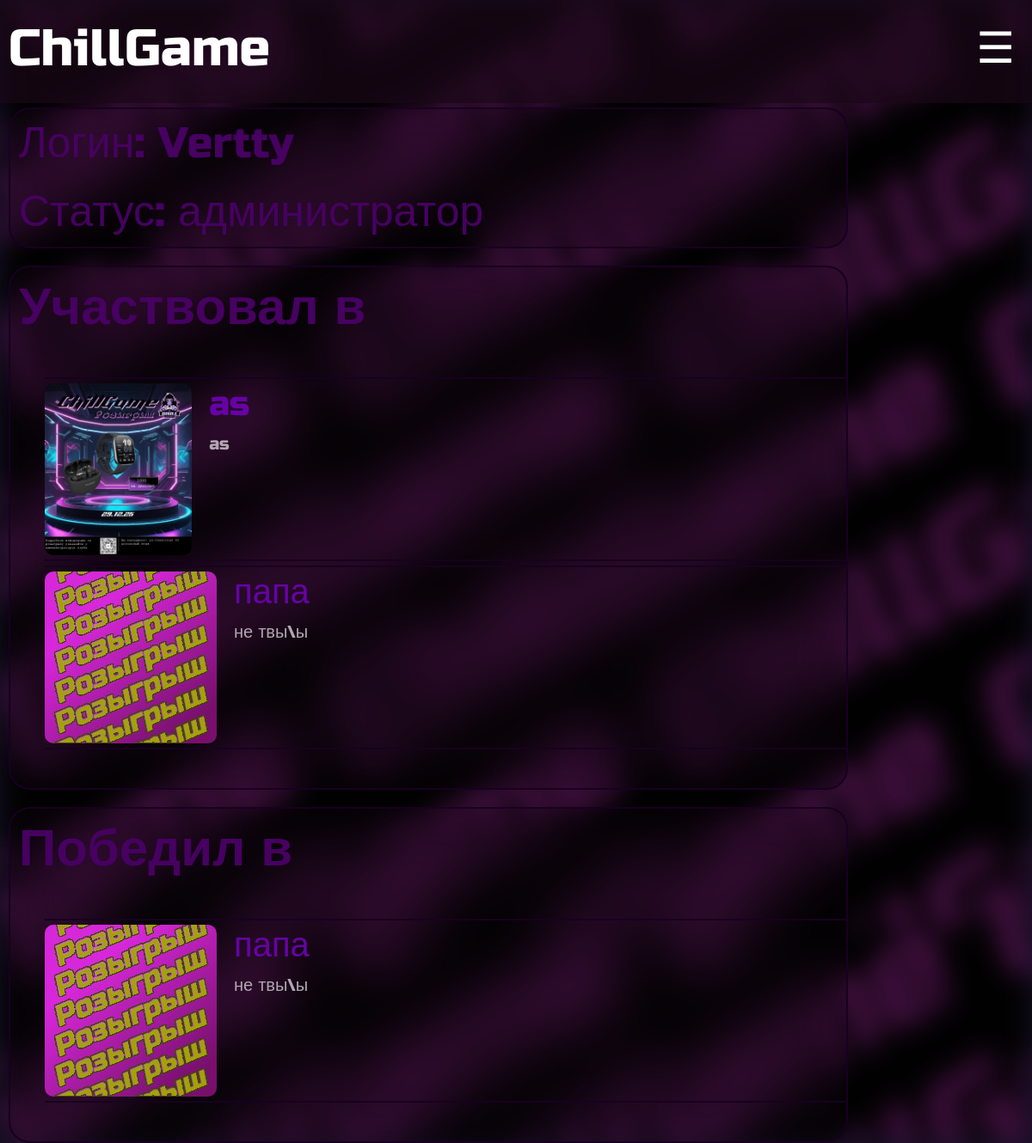
The page /profile (signed in) on the database its author committed.
### tables this page shows
CREATE TABLE lotteries (
                number INTEGER PRIMARY KEY AUTOINCREMENT,
                name TEXT NOT NULL,
                participants TEXT NOT NULL,
                content TEXT NOT NULL,
                winner TEXT);

### app.py (the view)
@app.route('/profile')
def profile():
    Login = getcookie('user_login')
    if not Login:
        return redirect('/')
    db = get_db()
    cursor = db.cursor()
    cursor.execute("SELECT is_admin FROM passwords WHERE login = ?", (Login,))
    result = cursor.fetchone()
    lotteries = cursor.execute("SELECT * FROM lotteries").fetchall()
    is_admin = result[0] if result else 0
    return render_template('profile.html', Login=Login, is_admin=is_admin, lotteries=lotteries)

### app.py (called while the page is built)
def get_db():
    if 'db' not in g:
        g.db = sqlite3.connect('DataBase.db')
        g.db.row_factory = sqlite3.Row
    return g.db

def getcookie(key):
    from flask import request
    cookie_value = request.cookies.get(key)
    if not cookie_value:
        return None
    try:
        encoded, signature = cookie_value.rsplit('.', 1)
        expected = hmac.new(
            app.secret_key.encode(),
            encoded.encode(),
            hashlib.sha256
        ).hexdigest()
        if not hmac.compare_digest(signature, expected):
            return None
        data = json.loads(base64.b64decode(encoded).decode())
        if time.time() - data['timestamp'] > 7 * 24 * 60 * 60:
            return None
        return data['value']
    except (ValueError, json.JSONDecodeError, base64.binascii.Error):
        return None

### templates/profile.html (shortened to what this page needs)
<!DOCTYPE html>
<html lang="ru">
    <head>
          <link rel="stylesheet" href="/static/css/style.css">
          <link rel="stylesheet" href="/static/css/menu.css">
                <link rel="stylesheet" href="/static/css/loteries.css">
    </head>
    <body>
        <div class="background"></div>
  <div clas="all">
    <header class="header">
      <div class="bg-header"></div>
      <w>ChillGame</w>
      <a class="menu-toggle" id="menuToggle">☰</a>
    </header>
      <main class="main">
          <div class="conteiner">
              <label>Логин: {{Login}}</label>
              <label>{% if is_admin %}Статус: администратор{% else %}Статус: пользователь{% endif %}</label>
          </div>
          <div class="conteiner">
              <h2>Участвовал в</h2>
              <ul class="participation">
                  {% for lotery in lotteries %}
                  {% if Login in lotery['participants'] %}
                  <li>
                      <img src="{{ url_for('static', filename='images/' + lotery.name + '.jpg') }}"
                           class="image"
                           onerror="this.src='{{ url_for('static', filename='images/none.jpg') }}'">
                      <div>
                      <a class="participation-item" href="{{url_for('get_lotery', lotery_number=lotery['number'])}}">{{lotery['name']}}</a>
                      <p class="participation-item-content">{{lotery['content']}}</p>
                      </div>
                  </li>
                  {% endif %}
                  {% endfor %}
              </ul>
          </div>
          <div class="conteiner">
              <h2>Победил в</h2>
              <ul class="participation">
                  {% for lotery in lotteries %}
                  {% if Login in lotery['participants'] and Login in lotery['winner'] %}
                  <li>
                      <img src="{{ url_for('static', filename='images/' + lotery.name + '.jpg') }}"
                           class="image"
                           onerror="this.src='{{ url_for('static', filename='images/none.jpg') }}'">
                      <div>
                      <a class="participation-item" href="{{url_for('get_lotery', lotery_number=lotery['number'])}}">{{lotery['name']}}</a>
                      <p class="participation-item-content">{{lotery['content']}}</p>
                      </div>
                  </li>
                  {% endif %}
                  {% endfor %}
              </ul>
          </div>
      </main>
      </div>
    </body>
</html>

### static/css/style.css (style rules this page uses)
html { font-size: 40px; font-family: "Russo One", sans-serif; }
body { margin: 0; padding: 0; min-height: 100vh; position: relative; background-color: #151128; }
.background { position: absolute; top: 0; left: 0; width: 100%; height: 100%; background-image: url('/static/assets/background.jpg'); z-index: -1; filter: blur(15px) brightness(0.8) contrast(0.9) contrast(1.1); }
.header { display: flex; justify-content: space-between; color: white; }
.bg-header { position: absolute; top: 0; left: 0; width: 100%; height: 120px; z-index: -1; background: #1A0818; opacity: 0.7; }
w { margin: 20px 10px ; font-size: 60px; }

### static/css/menu.css (style rules this page uses)
.menu-toggle { display: flex; justify-content: space-between; font-size: 50px; color: white; padding: 0 10px 0 10px; margin: auto 10px; }
a { text-decoration: none; }

### static/css/loteries.css (style rules this page uses)
.main { display: flex; flex-direction: column; gap: 20px; width: 90%; margin-top: 1%; margin-left: 10px; }
.main .conteiner { display: flex; flex-direction: column; backdrop-filter: blur(30px); border-radius: 25px; width: 90%; border: 2px solid #180021; }
.main .conteiner h2 { margin: 10px 0 0px 10px; color: #460161; }
.main a { text-decoration: none; margin: 10px 0 0px 10px; color: #6602A6; }
.main .participation-item-content { color: #B1A6B1; white-space: nowrap; overflow: hidden; text-overflow: ellipsis; font-size: 20px; margin: 10px 10px 10px 10px; max-height: 120px; width: 800px; white-space: pre-wrap; }
.image { width: 200px; height: 200px; border-radius: 10px; }
.main ul { list-style: none; }
.main li { display: flex; flex-direction: row; gap: 10px; border-top: 2px solid #180021; border-bottom: 2px solid #180021; margin: 5px 0 5px 0; padding: 5px 0 5px 0; }

### templates/profile.html (style rules this page uses)
.main label { color: #460161; font-size: 50px; margin: 10px; }

### rows shown on the page
lotteries: shows a picture, name "as", content "as"
lotteries: shows a picture, name "папа", content "не твы\\ы"

### other values the page prints
{{ Login }} "Vertty"
